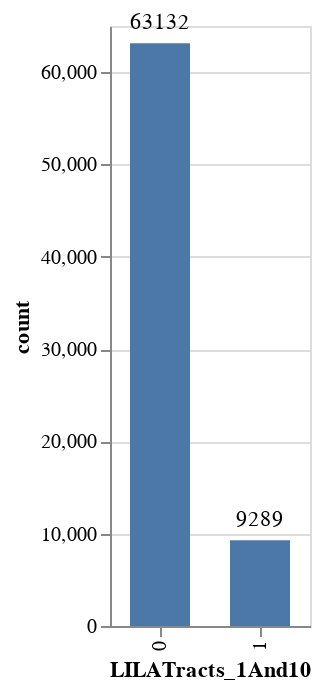

This figure's notebook cell:
### Markdown cell above
#### Check for Label Imbalance

### Code cell
# Check for imbalaced labels
val_counts = pd.DataFrame(df[label].value_counts()).reset_index()
base = alt.Chart(val_counts).encode(
    x=alt.X(label + ':N', sort='-y'),
    y='count',
    text = 'count'
).properties(width=100)
base.mark_bar(size=30) + base.mark_text(align='center', dy=-10)

### Figure 1 — Vega-Lite specification as saved in the notebook (floating-point values rounded to 4 significant figures)
{"config": {"view": {"continuousWidth": 400, "continuousHeight": 300}}, "layer": [{"mark": {"type": "bar", "size": 30}, "encoding": {"text": {"field": "count", "type": "quantitative"}, "x": {"field": "LILATracts_1And10", "sort": "-y", "type": "nominal"}, "y": {"field": "count", "type": "quantitative"}}, "width": 100}, {"mark": {"type": "text", "align": "center", "dy": -10}, "encoding": {"text": {"field": "count", "type": "quantitative"}, "x": {"field": "LILATracts_1And10", "sort": "-y", "type": "nominal"}, "y": {"field": "count", "type": "quantitative"}}, "width": 100}], "data": {"name": "data-7f6d7f452a6740ddaa5f4d663ad7acfc"}, "$schema": "https://vega.github.io/schema/vega-lite/v4.17.0.json", "datasets": {"data-7f6d7f452a6740ddaa5f4d663ad7acfc": [{"LILATracts_1And10": 0, "count": 63132}, {"LILATracts_1And10": 1, "count": 9289}]}}
